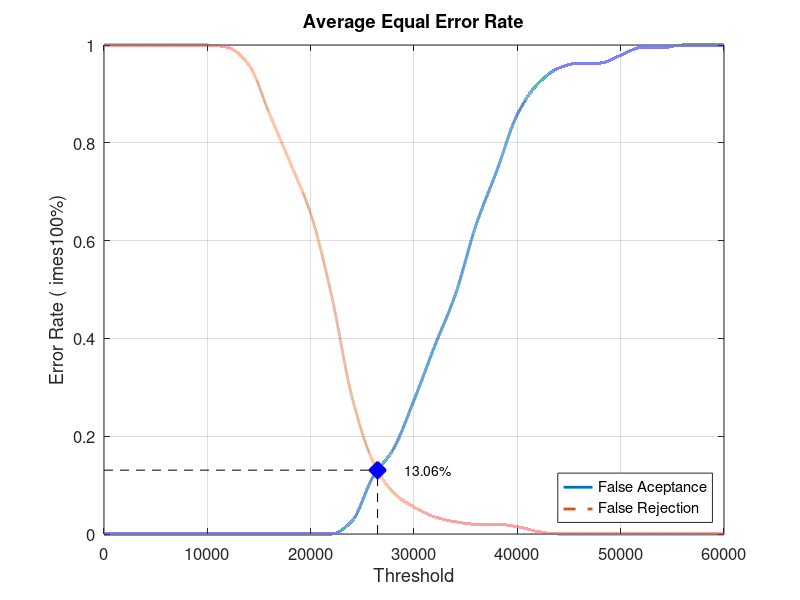
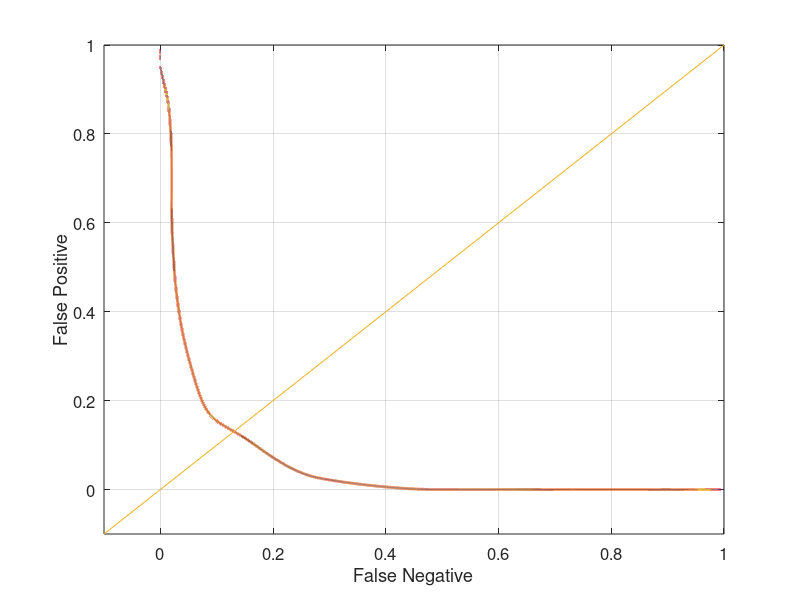

Write MATLAB code to recreate these figures, in order.
close all;
clear;
clc;
x = 0:2000:60000;
xq = 0:0.5:60000;

y0 = [0 0 0 0 0 0 0 0 0 0 0 0 0.0263158 0.115789 0.173684 0.273684 0.384211 0.489474 0.631579 0.742105 0.857895 0.921053 0.952632 0.963158 0.963158 0.978947 0.994737 0.994737 1 1 1]
yy0 = interp1(x, y0, xq, 'pchip');
y1 = [1 1 1 1 1 1 0.995 0.96 0.86 0.76 0.655 0.49 0.28 0.15 0.085 0.055 0.035 0.025 0.02 0.02 0.015 0.005 0 0 0 0 0 0 0 0 0]
yy1 = interp1(x, y1, xq, 'pchip');

% Calculating EER: 
y2 = abs(y0 - y1);
find(y2 == min(y2))
yy2 = abs(yy0 - yy1);
xEER = find(yy2 == min(yy2));
xEERIndex = xq(xEER) % X-axis EER
yEER = yy0(xEER) % Y-axis EER

main = figure
plot(xq, yy0,'-','LineWidth', 2);	hold on
plot(xq, yy1,'--','LineWidth', 2);	hold on
plot([xEERIndex xEERIndex], [0 yEER], 'k--');	hold on
plot([0 xEERIndex], [yEER yEER], 'k--');	hold on
plot(xEERIndex, yEER, 'bx', 'LineWidth', 10);	hold on
text(xEERIndex + 10 * xEERIndex / 100, yEER, [num2str(round((10000 * yEER)) / 100) '%'])
legend('False Aceptance', 'False Rejection', 'Location', 'SouthEast')
xlabel('Threshold')
ylabel('Error Rate (	imes100%)')
title('Average Equal Error Rate')
set(gca, 'FontSize', 12)
axis([0 60000 0 1])
grid on

print(main, 'Database1_2Main', '-dpng');
FNRxFPR = figure('Color', [1 1 1]);
plot(yy1, yy0, '-', yy1, yy0, 'LineWidth', 2);
hold on
y = -0.1:0.1:1
plot(y, y); 
set(gca, 'FontSize', 12)
xlabel('False Negative')
ylabel('False Positive')
axis([-0.1 1 -0.1 1])
set(gca, 'FontSize', 12)
grid on

print(FNRxFPR, 'Database1_2FNRxFPR','-dpng');
